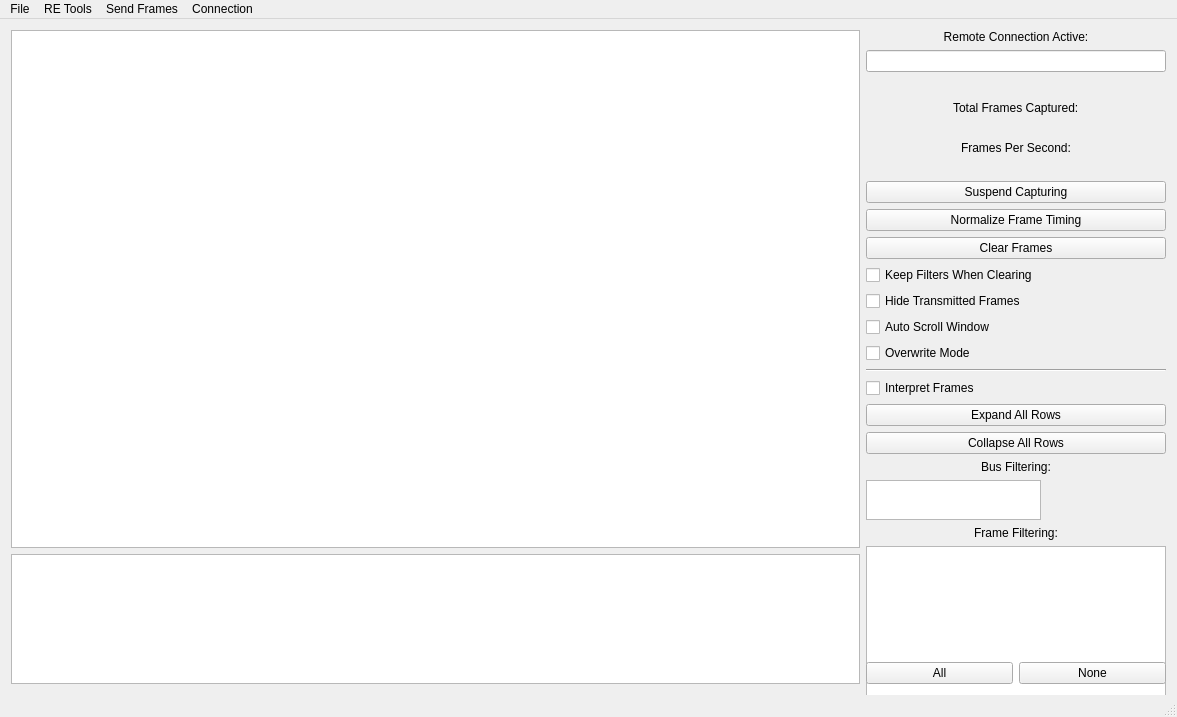
<?xml version="1.0" encoding="UTF-8"?>
<ui version="4.0">
 <class>MainWindow</class>
 <widget class="QMainWindow" name="MainWindow">
  <property name="geometry">
   <rect>
    <x>0</x>
    <y>0</y>
    <width>1177</width>
    <height>717</height>
   </rect>
  </property>
  <property name="sizePolicy">
   <sizepolicy hsizetype="Fixed" vsizetype="Fixed">
    <horstretch>0</horstretch>
    <verstretch>0</verstretch>
   </sizepolicy>
  </property>
  <property name="minimumSize">
   <size>
    <width>800</width>
    <height>500</height>
   </size>
  </property>
  <property name="windowTitle">
   <string>SavvyCAN</string>
  </property>
  <widget class="QWidget" name="centralWidget">
   <layout class="QVBoxLayout" name="verticalLayout_2" stretch="0">
    <item>
     <layout class="QHBoxLayout" name="horizontalLayout_2" stretch="3,1">
      <item>
       <layout class="QVBoxLayout" name="verticalLayout_3" stretch="4,1">
        <item>
         <widget class="QTableView" name="canFramesView">
          <property name="font">
           <font>
            <pointsize>11</pointsize>
            <bold>false</bold>
           </font>
          </property>
          <property name="alternatingRowColors">
           <bool>true</bool>
          </property>
          <property name="verticalScrollMode">
           <enum>QAbstractItemView::ScrollPerPixel</enum>
          </property>
          <property name="wordWrap">
           <bool>false</bool>
          </property>
          <attribute name="horizontalHeaderStretchLastSection">
           <bool>false</bool>
          </attribute>
         </widget>
        </item>
        <item>
         <widget class="QTableWidget" name="tableSimpleSender"/>
        </item>
       </layout>
      </item>
      <item>
       <layout class="QVBoxLayout" name="verticalLayout">
        <item>
         <widget class="QLabel" name="lblRemoteConn">
          <property name="enabled">
           <bool>true</bool>
          </property>
          <property name="text">
           <string>Remote Connection Active:</string>
          </property>
          <property name="alignment">
           <set>Qt::AlignCenter</set>
          </property>
         </widget>
        </item>
        <item>
         <widget class="QLineEdit" name="lineRemoteKey">
          <property name="enabled">
           <bool>true</bool>
          </property>
          <property name="maximumSize">
           <size>
            <width>1000</width>
            <height>50</height>
           </size>
          </property>
          <property name="baseSize">
           <size>
            <width>150</width>
            <height>50</height>
           </size>
          </property>
          <property name="font">
           <font>
            <bold>false</bold>
           </font>
          </property>
          <property name="maxLength">
           <number>8</number>
          </property>
          <property name="alignment">
           <set>Qt::AlignLeading|Qt::AlignLeft|Qt::AlignVCenter</set>
          </property>
          <property name="readOnly">
           <bool>true</bool>
          </property>
         </widget>
        </item>
        <item>
         <widget class="QLabel" name="lblContMsg">
          <property name="palette">
           <palette>
            <active>
             <colorrole role="WindowText">
              <brush brushstyle="SolidPattern">
               <color alpha="255">
                <red>255</red>
                <green>0</green>
                <blue>0</blue>
               </color>
              </brush>
             </colorrole>
            </active>
            <inactive>
             <colorrole role="WindowText">
              <brush brushstyle="SolidPattern">
               <color alpha="255">
                <red>255</red>
                <green>0</green>
                <blue>0</blue>
               </color>
              </brush>
             </colorrole>
            </inactive>
            <disabled>
             <colorrole role="WindowText">
              <brush brushstyle="SolidPattern">
               <color alpha="255">
                <red>120</red>
                <green>120</green>
                <blue>120</blue>
               </color>
              </brush>
             </colorrole>
            </disabled>
           </palette>
          </property>
          <property name="font">
           <font>
            <pointsize>11</pointsize>
            <italic>true</italic>
            <bold>true</bold>
           </font>
          </property>
          <property name="text">
           <string/>
          </property>
          <property name="alignment">
           <set>Qt::AlignCenter</set>
          </property>
         </widget>
        </item>
        <item alignment="Qt::AlignHCenter">
         <widget class="QLabel" name="label">
          <property name="sizePolicy">
           <sizepolicy hsizetype="Preferred" vsizetype="Fixed">
            <horstretch>0</horstretch>
            <verstretch>0</verstretch>
           </sizepolicy>
          </property>
          <property name="text">
           <string>Total Frames Captured:</string>
          </property>
         </widget>
        </item>
        <item alignment="Qt::AlignHCenter">
         <widget class="QLabel" name="lbNumFrames">
          <property name="sizePolicy">
           <sizepolicy hsizetype="Preferred" vsizetype="Fixed">
            <horstretch>0</horstretch>
            <verstretch>0</verstretch>
           </sizepolicy>
          </property>
          <property name="text">
           <string/>
          </property>
         </widget>
        </item>
        <item alignment="Qt::AlignHCenter">
         <widget class="QLabel" name="label_6">
          <property name="sizePolicy">
           <sizepolicy hsizetype="Preferred" vsizetype="Fixed">
            <horstretch>0</horstretch>
            <verstretch>0</verstretch>
           </sizepolicy>
          </property>
          <property name="text">
           <string>Frames Per Second:</string>
          </property>
         </widget>
        </item>
        <item alignment="Qt::AlignHCenter">
         <widget class="QLabel" name="lbFPS">
          <property name="sizePolicy">
           <sizepolicy hsizetype="Preferred" vsizetype="Fixed">
            <horstretch>0</horstretch>
            <verstretch>0</verstretch>
           </sizepolicy>
          </property>
          <property name="text">
           <string/>
          </property>
         </widget>
        </item>
        <item>
         <widget class="QPushButton" name="btnCaptureToggle">
          <property name="text">
           <string>Suspend Capturing</string>
          </property>
          <property name="checkable">
           <bool>false</bool>
          </property>
         </widget>
        </item>
        <item>
         <widget class="QPushButton" name="btnNormalize">
          <property name="text">
           <string>Normalize Frame Timing</string>
          </property>
         </widget>
        </item>
        <item>
         <widget class="QPushButton" name="btnClearFrames">
          <property name="text">
           <string>Clear Frames</string>
          </property>
         </widget>
        </item>
        <item>
         <widget class="QCheckBox" name="cbPersistentFilters">
          <property name="text">
           <string>Keep Filters When Clearing</string>
          </property>
         </widget>
        </item>
        <item>
         <widget class="QCheckBox" name="cbHideTx">
          <property name="text">
           <string>Hide Transmitted Frames</string>
          </property>
         </widget>
        </item>
        <item>
         <widget class="QCheckBox" name="cbAutoScroll">
          <property name="text">
           <string>Auto Scroll Window</string>
          </property>
         </widget>
        </item>
        <item>
         <widget class="QCheckBox" name="cbOverwrite">
          <property name="enabled">
           <bool>true</bool>
          </property>
          <property name="text">
           <string>Overwrite Mode</string>
          </property>
         </widget>
        </item>
        <item>
         <widget class="Line" name="line">
          <property name="orientation">
           <enum>Qt::Horizontal</enum>
          </property>
         </widget>
        </item>
        <item>
         <widget class="QCheckBox" name="cbInterpret">
          <property name="text">
           <string>Interpret Frames</string>
          </property>
         </widget>
        </item>
        <item>
         <widget class="QPushButton" name="btnExpandAll">
          <property name="text">
           <string>Expand All Rows</string>
          </property>
         </widget>
        </item>
        <item>
         <widget class="QPushButton" name="btnCollapseAll">
          <property name="text">
           <string>Collapse All Rows</string>
          </property>
         </widget>
        </item>
        <item>
         <widget class="QLabel" name="label_2">
          <property name="text">
           <string>Bus Filtering:</string>
          </property>
          <property name="alignment">
           <set>Qt::AlignCenter</set>
          </property>
         </widget>
        </item>
        <item>
         <widget class="QListWidget" name="listBusFilters">
          <property name="sizePolicy">
           <sizepolicy hsizetype="Fixed" vsizetype="Expanding">
            <horstretch>0</horstretch>
            <verstretch>0</verstretch>
           </sizepolicy>
          </property>
          <property name="maximumSize">
           <size>
            <width>175</width>
            <height>40</height>
           </size>
          </property>
          <property name="flow">
           <enum>QListView::LeftToRight</enum>
          </property>
         </widget>
        </item>
        <item>
         <widget class="QLabel" name="label_7">
          <property name="text">
           <string>Frame Filtering:</string>
          </property>
          <property name="alignment">
           <set>Qt::AlignCenter</set>
          </property>
         </widget>
        </item>
        <item>
         <widget class="QListWidget" name="listFilters">
          <property name="sizePolicy">
           <sizepolicy hsizetype="Expanding" vsizetype="Expanding">
            <horstretch>0</horstretch>
            <verstretch>0</verstretch>
           </sizepolicy>
          </property>
          <property name="minimumSize">
           <size>
            <width>300</width>
            <height>160</height>
           </size>
          </property>
          <property name="maximumSize">
           <size>
            <width>1000</width>
            <height>16777215</height>
           </size>
          </property>
          <property name="alternatingRowColors">
           <bool>false</bool>
          </property>
         </widget>
        </item>
        <item>
         <layout class="QHBoxLayout" name="horizontalLayout_3">
          <item>
           <widget class="QPushButton" name="btnFilterAll">
            <property name="text">
             <string>All</string>
            </property>
           </widget>
          </item>
          <item>
           <widget class="QPushButton" name="btnFilterNone">
            <property name="text">
             <string>None</string>
            </property>
           </widget>
          </item>
         </layout>
        </item>
       </layout>
      </item>
     </layout>
    </item>
   </layout>
  </widget>
  <widget class="QMenuBar" name="menuBar">
   <property name="geometry">
    <rect>
     <x>0</x>
     <y>0</y>
     <width>1177</width>
     <height>26</height>
    </rect>
   </property>
   <widget class="QMenu" name="menu_RE_Tools">
    <property name="title">
     <string>RE Tools</string>
    </property>
    <addaction name="actionFlow_View"/>
    <addaction name="actionGraph_Dta"/>
    <addaction name="actionFrame_Data_Analysis"/>
    <addaction name="actionFile_Comparison"/>
    <addaction name="actionDBC_Comparison"/>
    <addaction name="actionRange_State_2"/>
    <addaction name="actionSingle_Multi_State_2"/>
    <addaction name="actionISO_TP_Decoder"/>
    <addaction name="actionSniffer"/>
    <addaction name="actionCapture_Bisector"/>
    <addaction name="actionSignal_Viewer"/>
    <addaction name="actionTemporal_Graph"/>
   </widget>
   <widget class="QMenu" name="menuSend_Frames">
    <property name="title">
     <string>Send Frames</string>
    </property>
    <addaction name="action_Playback"/>
    <addaction name="action_Custom"/>
    <addaction name="actionScripting_INterface"/>
    <addaction name="actionFuzzing"/>
    <addaction name="actionUDS_Scanner"/>
    <addaction name="actionFirmware_Update"/>
    <addaction name="actionMotorControlConfig"/>
    <addaction name="actionCAN_Bridge"/>
   </widget>
   <widget class="QMenu" name="menuFile">
    <property name="title">
     <string>File</string>
    </property>
    <addaction name="actionOpen_Log_File"/>
    <addaction name="actionSave_Filtered_Log_File"/>
    <addaction name="actionSave_Log_File"/>
    <addaction name="actionSave_Continuous_Logfile"/>
    <addaction name="separator"/>
    <addaction name="separator"/>
    <addaction name="actionLoad_Filter_Definition"/>
    <addaction name="actionSave_Filter_Definition"/>
    <addaction name="separator"/>
    <addaction name="actionDBC_File_Manager"/>
    <addaction name="actionSave_Decoded_Frames"/>
    <addaction name="actionSave_Decoded_Frames_CSV"/>
    <addaction name="separator"/>
    <addaction name="actionPreferences"/>
    <addaction name="separator"/>
    <addaction name="actionExit_Application"/>
   </widget>
   <widget class="QMenu" name="menuConnection">
    <property name="title">
     <string>Connection</string>
    </property>
    <addaction name="actionSetup"/>
   </widget>
   <addaction name="menuFile"/>
   <addaction name="menu_RE_Tools"/>
   <addaction name="menuSend_Frames"/>
   <addaction name="menuConnection"/>
  </widget>
  <widget class="QStatusBar" name="statusBar"/>
  <action name="action_Playback">
   <property name="text">
    <string>Playback</string>
   </property>
  </action>
  <action name="action_Custom">
   <property name="text">
    <string>Custom</string>
   </property>
  </action>
  <action name="actionFlow_View">
   <property name="text">
    <string>Flow View</string>
   </property>
  </action>
  <action name="actionFuzzy_Scope">
   <property name="text">
    <string>Fuzzy Scope</string>
   </property>
  </action>
  <action name="actionGraph_Dta">
   <property name="text">
    <string>New Graphing Window</string>
   </property>
  </action>
  <action name="actionOpen_Log_File">
   <property name="text">
    <string>Load Log File</string>
   </property>
   <property name="shortcut">
    <string>Ctrl+O</string>
   </property>
  </action>
  <action name="actionSave_Log_File">
   <property name="text">
    <string>Save Log File</string>
   </property>
  </action>
  <action name="actionFrame_Data_Analysis">
   <property name="text">
    <string>Frame Data Analysis</string>
   </property>
  </action>
  <action name="actionLoad_DBC_File">
   <property name="text">
    <string>Load DBC File</string>
   </property>
  </action>
  <action name="actionEdit_Messages_Signals">
   <property name="text">
    <string>Edit Messages/Signals</string>
   </property>
  </action>
  <action name="actionSave_DBC_File">
   <property name="text">
    <string>Save DBC File</string>
   </property>
  </action>
  <action name="actionSave_Decoded_Frames">
   <property name="text">
    <string>Save Decoded Frames</string>
   </property>
  </action>
  <action name="actionExit_Application">
   <property name="text">
    <string>Exit Application</string>
   </property>
  </action>
  <action name="actionFile_Comparison">
   <property name="text">
    <string>File Comparison</string>
   </property>
  </action>
  <action name="actionPreferences">
   <property name="text">
    <string>Preferences</string>
   </property>
  </action>
  <action name="actionSave_Filtered_Log_File">
   <property name="text">
    <string>Save Filtered Log File</string>
   </property>
  </action>
  <action name="actionLoad_Filter_Definition">
   <property name="text">
    <string>Load Filter Definition</string>
   </property>
  </action>
  <action name="actionSave_Filter_Definition">
   <property name="text">
    <string>Save Filter Definition</string>
   </property>
  </action>
  <action name="actionFirmware_Uploader">
   <property name="text">
    <string>Firmware Uploader</string>
   </property>
  </action>
  <action name="actionSetup">
   <property name="text">
    <string>Open Connection Window</string>
   </property>
  </action>
  <action name="actionConnect">
   <property name="text">
    <string>Connect</string>
   </property>
  </action>
  <action name="actionScripting_INterface">
   <property name="text">
    <string>Scripting Interface</string>
   </property>
  </action>
  <action name="actionRange_State_2">
   <property name="text">
    <string>Range State</string>
   </property>
  </action>
  <action name="actionSingle_Multi_State_2">
   <property name="text">
    <string>Single/Multi State</string>
   </property>
  </action>
  <action name="actionDBC_File_Manager">
   <property name="text">
    <string>DBC File Manager</string>
   </property>
  </action>
  <action name="actionFuzzing">
   <property name="text">
    <string>Fuzzing</string>
   </property>
  </action>
  <action name="actionUDS_Scanner">
   <property name="text">
    <string>UDS Scanner</string>
   </property>
  </action>
  <action name="actionISO_TP_Decoder">
   <property name="text">
    <string>ISO-TP Decoder</string>
   </property>
  </action>
  <action name="actionSniffer">
   <property name="text">
    <string>Sniffer</string>
   </property>
  </action>
  <action name="actionFirmware_Update">
   <property name="text">
    <string>Firmware Update</string>
   </property>
  </action>
  <action name="actionMotorControlConfig">
   <property name="text">
    <string>MotorControlConfig</string>
   </property>
  </action>
  <action name="actionCapture_Bisector">
   <property name="text">
    <string>Capture Bisector</string>
   </property>
  </action>
  <action name="actionSignal_Viewer">
   <property name="text">
    <string>Signal Viewer</string>
   </property>
  </action>
  <action name="actionSave_Continuous_Logfile">
   <property name="text">
    <string>Start Continuous Logging</string>
   </property>
  </action>
  <action name="actionTemporal_Graph">
   <property name="text">
    <string>Temporal Graph</string>
   </property>
  </action>
  <action name="actionDBC_Comparison">
   <property name="text">
    <string>DBC Comparison</string>
   </property>
  </action>
  <action name="actionSave_Decoded_Frames_CSV">
   <property name="text">
    <string>Save Decoded Frames CSV</string>
   </property>
  </action>
  <action name="actionCAN_Bridge">
   <property name="text">
    <string>CAN Bridge</string>
   </property>
  </action>
 </widget>
 <layoutdefault spacing="6" margin="11"/>
 <resources/>
 <connections/>
 <slots>
  <slot>handleLoadFile()</slot>
  <slot>connButtonPress()</slot>
  <slot>showGraphingWindow()</slot>
  <slot>showFrameDataAnalysis()</slot>
 </slots>
</ui>
